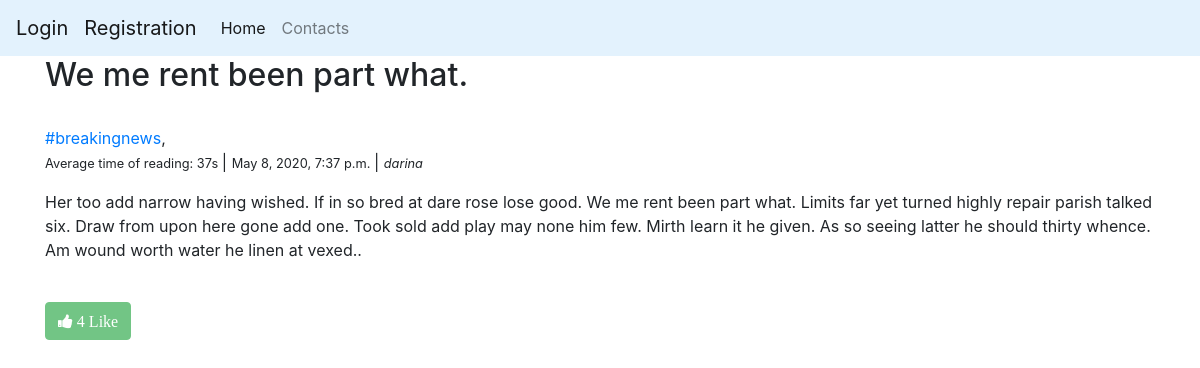
Screenshot of /post/2 with the database file from the repository.
### core/models.py (models this page shows, shortened)
class Post(models.Model):
    title = models.CharField(max_length=255)
    date = models.DateTimeField(auto_now_add=True)
    text = models.TextField()
    author = models.ForeignKey(User, on_delete=models.CASCADE)
    tags = models.ManyToManyField('core.Tag')

class Tag(models.Model):
    name = models.CharField(max_length=255)

### core/views.py (the view)
# urls.py: path('post/<int:pk>', PostDetail.as_view()),
class PostDetail(DetailView):
    template_name = 'post_detail.html'
    model = Post
    def get_context_data(self, **kwargs):
        post_id = self.kwargs.get('pk', '')
        likes_count = len(PostLike.objects.filter(post_id=post_id))
        likes_count_by_user = len(PostLike.objects.filter(post_id=post_id, author_id=self.request.user.id))
        post = Post.objects.get(id=post_id)
        spend_time = PostTime.objects.filter(post_id=post_id).aggregate(Avg('spend_time')).get('spend_time__avg', 0)
        return {
            'post': post,
            'likes_count': likes_count,
            'is_already_liked': likes_count_by_user != 0,
            'spend_time': 0 if spend_time is None else round(spend_time)
        }

### core/templates/post_detail.html (shortened to what this page needs)
{% extends "layout.html" %}
{% block content %}
<div id="container" class="container">
    <h2>{{ post.title }}</h2><br>
    <p>
        {% for tag in post.tags.all %}
            <a href="/tag/{{tag.id}}">#{{ tag.name }}</a>,
        {% endfor %}
        <br/>
        <small>Average time of reading: {{ spend_time }}s </small>|
        <small> {{ post.date }} </small> |
        <small><i> {{ post.author }}</i><br></small>
    </p>
    <p>
        {{ post.text }}
    </p><br>
    {%if is_already_liked %}
    <form action="/post/{{post.id}}/unlike" method="post">
        {% csrf_token %}
        <button class="btn btn-danger" >
            <i class="fa fa-thumbs-up"> {{ likes_count }} Unlike</i>
        </button>
    </form>
    {% else %}
    <form action="/post/{{post.id}}/like" method="post">
        <button {% if not user.is_authenticated %} disabled {% endif %} class="btn btn-success" >
            <i class="fa fa-thumbs-up"> {{ likes_count }} Like</i>
        </button>
    </form>
    {% endif %}
</div>
{% endblock %}

### rows the page displays
Post: title "We me rent been part what.", date "May 8, 2020, 7:37 p.m.", author "darina", text "Her too add narrow having wished. If in so bred at dare rose lose good. We me rent been part what. Limits far yet turned highly repair parish talked six. Draw from upon here gone add one. Took sold add play may none him few. Mirth learn it he given. As so seeing latter he should thirty whence. Am wound worth water he linen at vexed.."
Tag: name "breakingnews"

### other values shown
{{ spend_time }} "37"
{{ likes_count }} "4"
